Frame 1 (no input): blank canvas, image omitted
Frame 60 (no input): blank canvas, image omitted
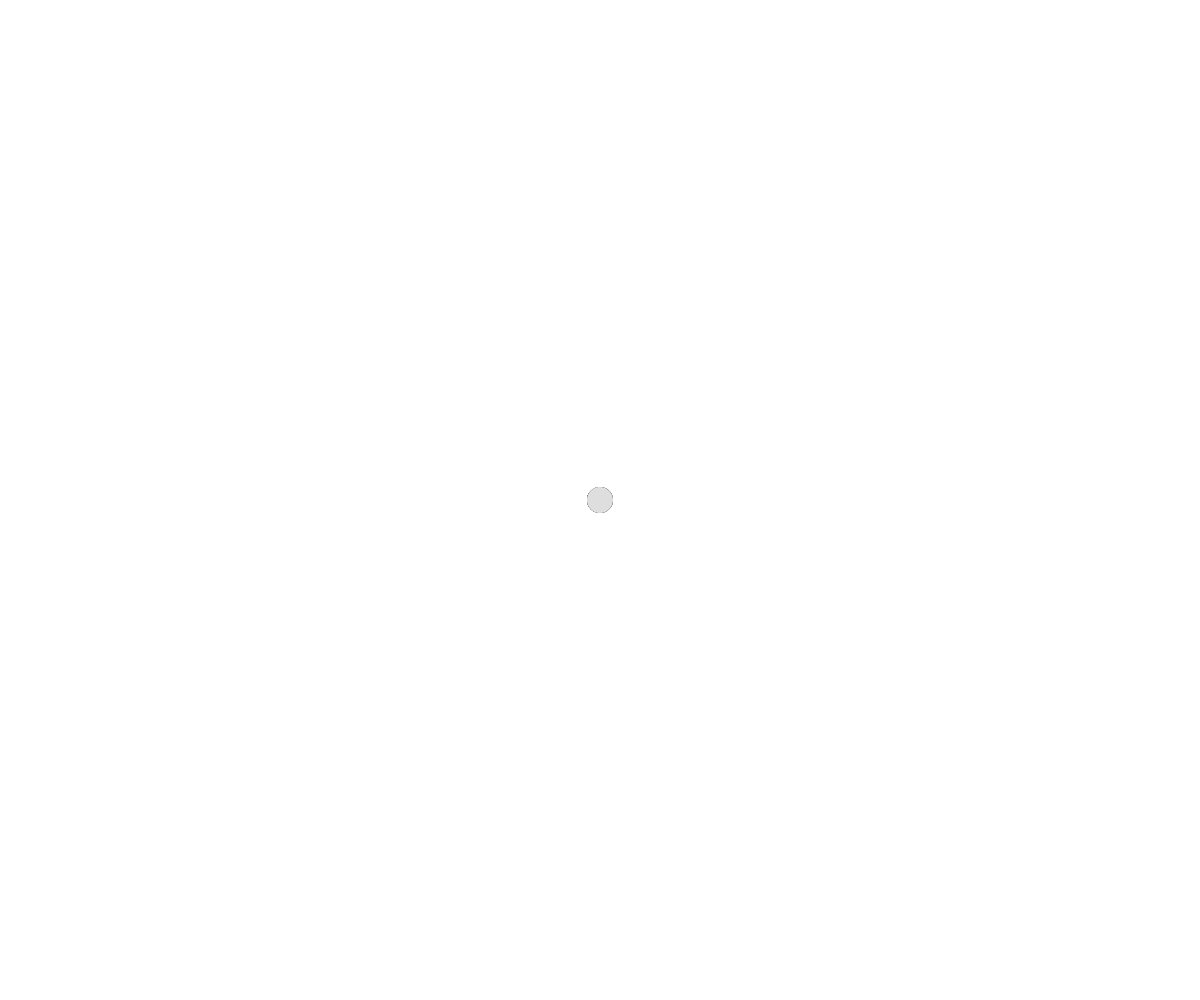
Frame 120 (the mouse pressed at the canvas centre since frame 60)

The p5.js sketch whose frames 1 and 60 were blank and that drew this single picture after the mouse press (run headless with seeded random() and noise() and a simulated clock; from frame 60 on, the mouse is pressed at the canvas centre):

// p5.js sketch
// ── sketch.js
function setup() {
  createCanvas(windowWidth, windowHeight);
}

function windowResized() {
  resizeCanvas(windowWidth, windowHeight);
}

function draw() {
  background(255);
  translate(width/2,height/2);

  
  var circleResolution = map(mouseY, 0, height, 2, 80);
  var radius = mouseX - width / 2 + 0.5;
  var angle = TWO_PI / circleResolution;
  strokeWeight(mouseY / 20);
  
  beginShape();
  for(var i=0; i<= circleResolution; i++){
    var x = cos(angle * i) * radius ;
    var y = sin(angle * i) * radius ;
    line(0, 0, x, y);
    stroke(random (0,255));
    vertex(x, y);
    noFill();
  }

  endShape(CLOSE);
}


 
